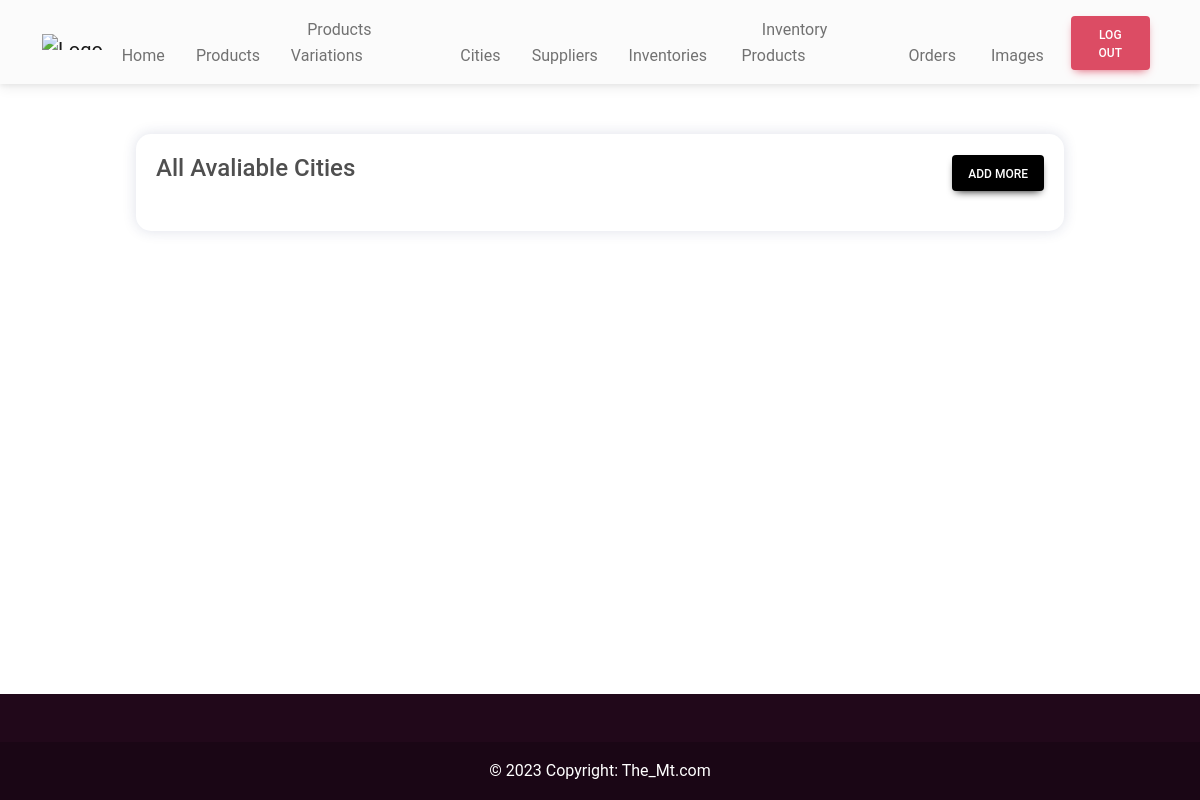
The app's page /adminHome/cityList/ (signed in), older data.
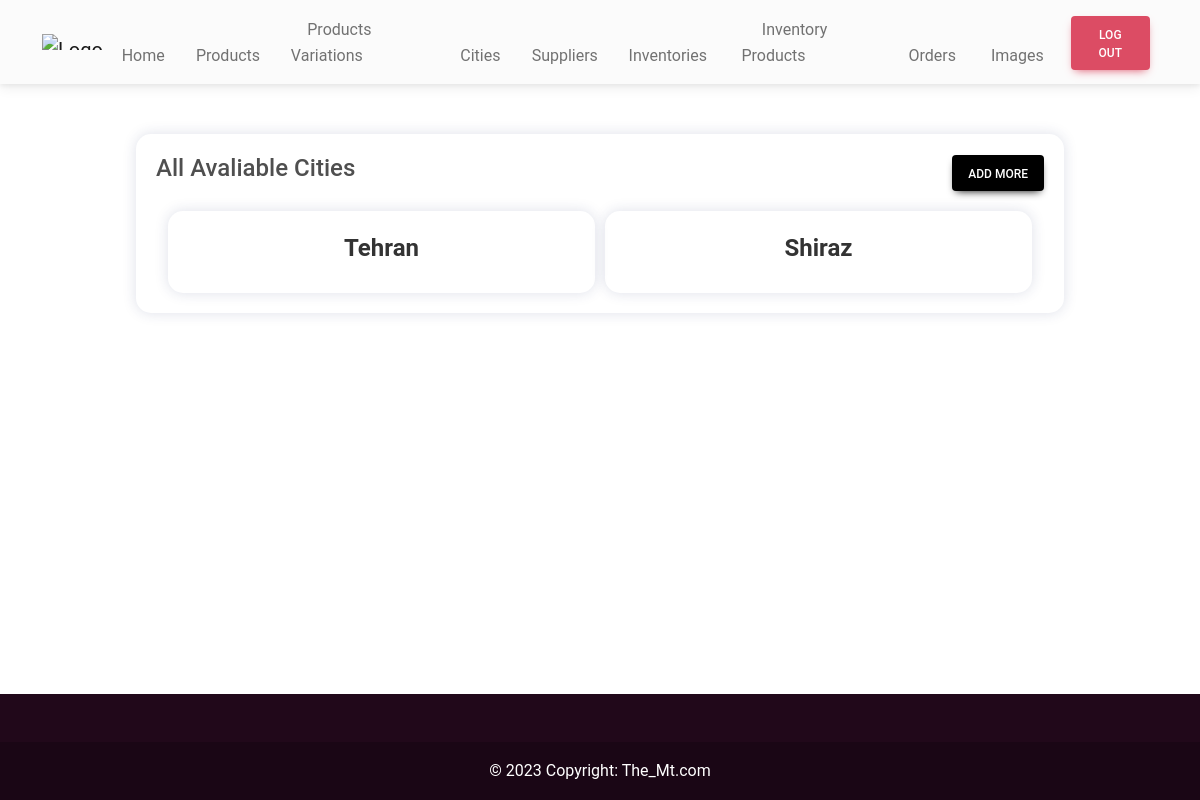
The same page, newer data.
### shop/models.py (models this page shows, shortened)
class City(models.Model):
    name = models.CharField(max_length=200, verbose_name="Name")

### shop/views.py (the view)
# urls.py: path('adminHome/cityList/', CityListView.as_view(), name='cityList'),
class CityListView(LoginRequiredMixin, ListView):
    model = City
    template_name = 'cityList.html'

### templates/cityList.html (shortened to what this page needs)
{% extends 'adminBase.html' %}
{% load static %}
{% block cssLinks %}
<link rel="stylesheet" href="{% static 'css/cityList.css' %}" />
{% endblock cssLinks %}
{% block content %}
<section class="cityList mb-14">
  <div class="wrapper">
    <div class="top">
      <h4>All Avaliable Cities</h4>
      <a class="btn btn-black px-3" href="{% url 'cityCreate' %}">Add more</a>
    </div>
    <div class="container">
      {% for city in object_list%}
      <div class="cityCard">
        <h4>{{ city.name }}</h4>
      </div>
      {% endfor %}
    </div>
  </div>
</section>
{% endblock content %}

Row changes from the older to the newer data that the page shows:
added City: name "Tehran"
added City: name "Shiraz"
